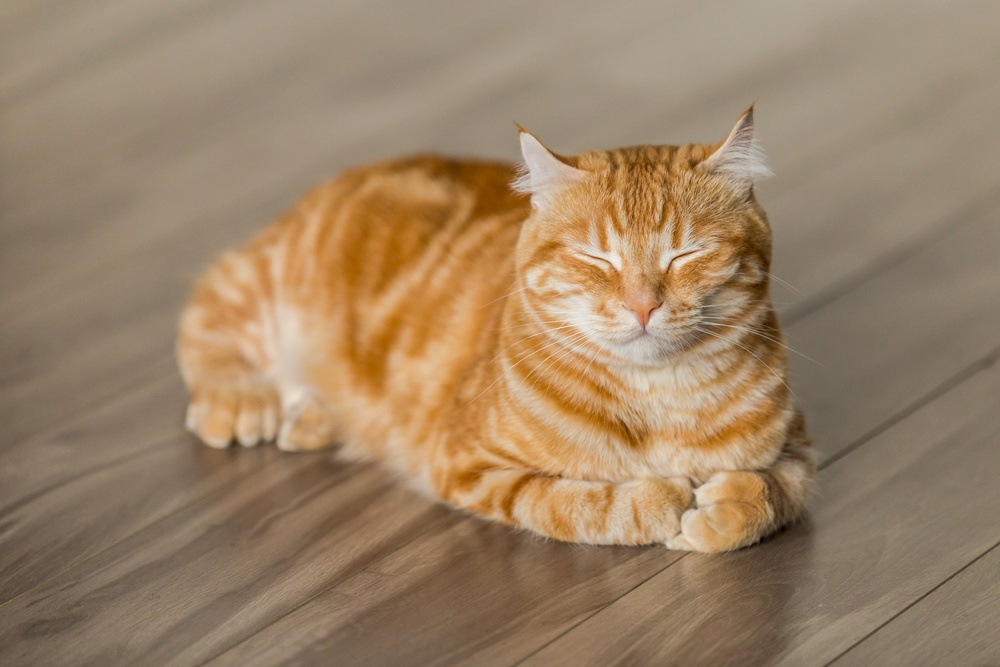
#> input picture Com_Vi/Week02/cat.jpg, 1000 x 667 px, shrunk from 2500 x 1667 before the run
$ python lab02_1.py
#> lines starting #> are read from the running program, lines starting #| are printed output that depends on the picture
from PIL import Image
import numpy as np
import matplotlib.pyplot as plt

def create_histogram(image_path):
    # Load the image
    image = Image.open(image_path)
    data = np.array(image)

    if len(data.shape) == 3:  # RGB Image
        # Initialize histograms
        histogramRed = np.zeros(256)
        histogramGreen = np.zeros(256)
        histogramBlue = np.zeros(256)

        # Update histograms
        for row in data:
            for pixel in row:
                r, g, b = pixel[:3]
                histogramRed[r] += 1
                histogramGreen[g] += 1
                histogramBlue[b] += 1

        return histogramRed, histogramGreen, histogramBlue

    elif len(data.shape) == 2:  # Grayscale Image
        # Initialize histogram
        histogramGray = np.zeros(256)

        # Update histogram
        for row in data:
            for pixel in row:
                histogramGray[pixel] += 1

        return histogramGray

    else:
        print("Unsupported image format")
        return None

def plot_comparison(image_paths, titles):
    # Create a figure with two subplots per image (1 for image and 1 for histogram)
    fig, axes = plt.subplots(len(image_paths), 2, figsize=(12, 8))
    for i, (image_path, title) in enumerate(zip(image_paths, titles)):
        # Load and display the image
        image = Image.open(image_path)
#> image is the input picture: PIL image 1000x667 RGB; mean R, G, B 155.5, 130.6, 102.4
        axes[i, 0].imshow(image)
        axes[i, 0].set_title(title)
        axes[i, 0].axis('off')

        # Generate the histogram
        histograms = create_histogram(image_path)
#> after the loop in create_histogram, `for row in data:`: histogramBlue = 256 values, max 12237 at index 101, min 0 at index 233, mean 2605.5; histogramGreen = 256 values, max 13515 at index 141, min 0 at index 1, mean 2605.5; histogramRed = 256 values, max 12317 at index 157, min 0 at index 0, mean 2605.5
        if isinstance(histograms, tuple):  # RGB Image
            histogramRed, histogramGreen, histogramBlue = histograms
            axes[i, 1].plot(histogramRed, color='red', label='Red')
            axes[i, 1].plot(histogramGreen, color='green', label='Green')
            axes[i, 1].plot(histogramBlue, color='blue', label='Blue')
        elif isinstance(histograms, np.ndarray):  # Grayscale Image
            axes[i, 1].plot(histograms, color='gray', label='Gray')

        # Customize the histogram plot
        axes[i, 1].set_xlabel("Pixel Level")
        axes[i, 1].set_ylabel("Frequency")
        axes[i, 1].legend()
        axes[i, 1].grid()

    plt.tight_layout()
    plt.show()
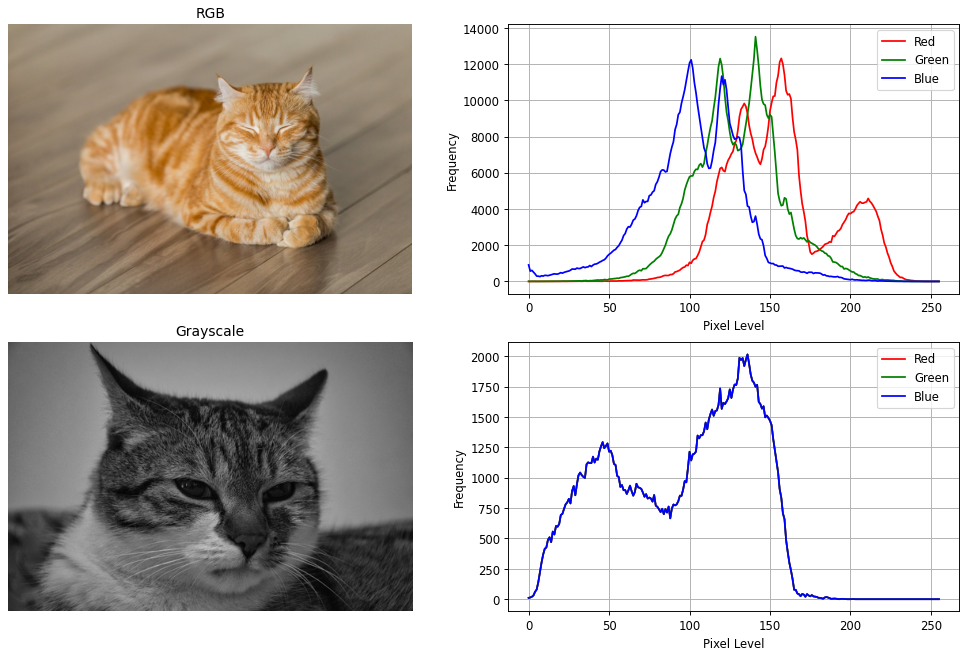
#> figure drawn by matplotlib, 4 panels; panel 2: curve peaks at x = 157, y = 12317; panel 2: curve peaks at x = 141, y = 13515; panel 2: curve peaks at x = 101, y = 12237; panel 4: curve peaks at x = 136, y = 2016

# Example usage:
image_files = ['cat.jpg', 'catG.jpg']  # Replace with your images
titles = ['RGB', 'Grayscale']  # Example titles
plot_comparison(image_files, titles)
